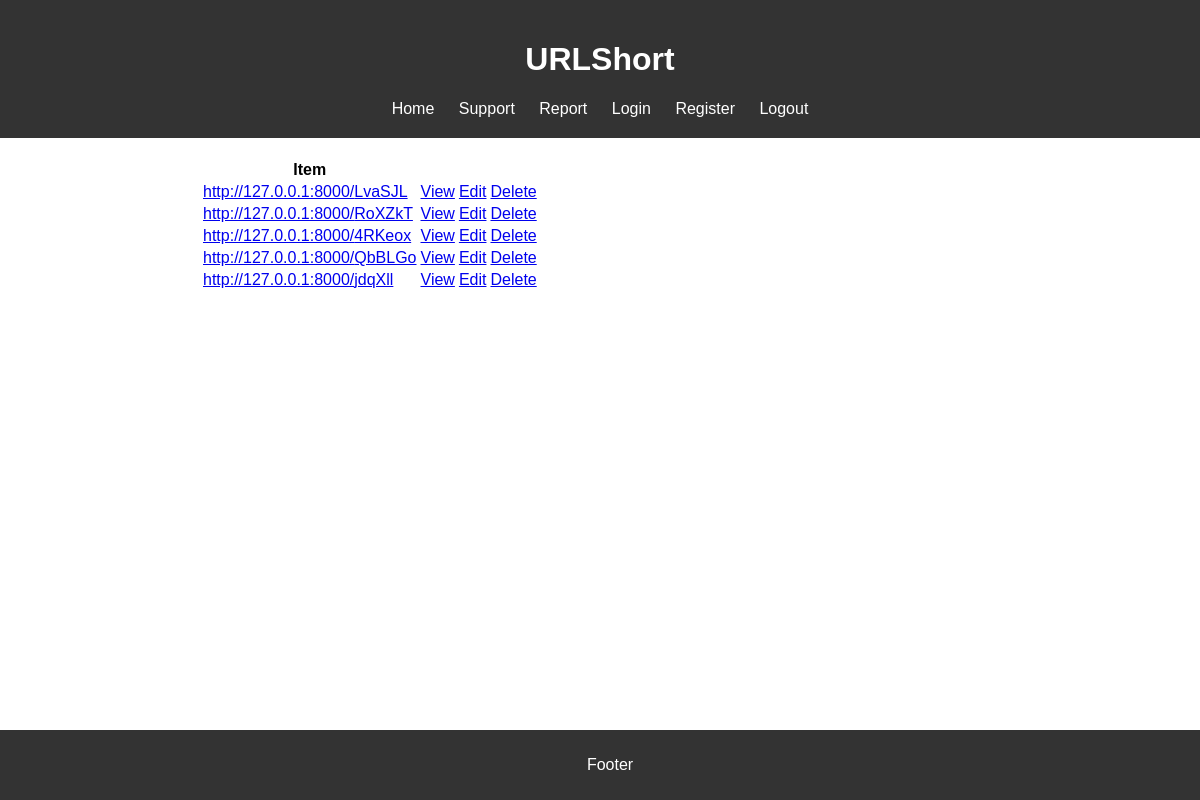
The app's page /urls (signed in), older data.
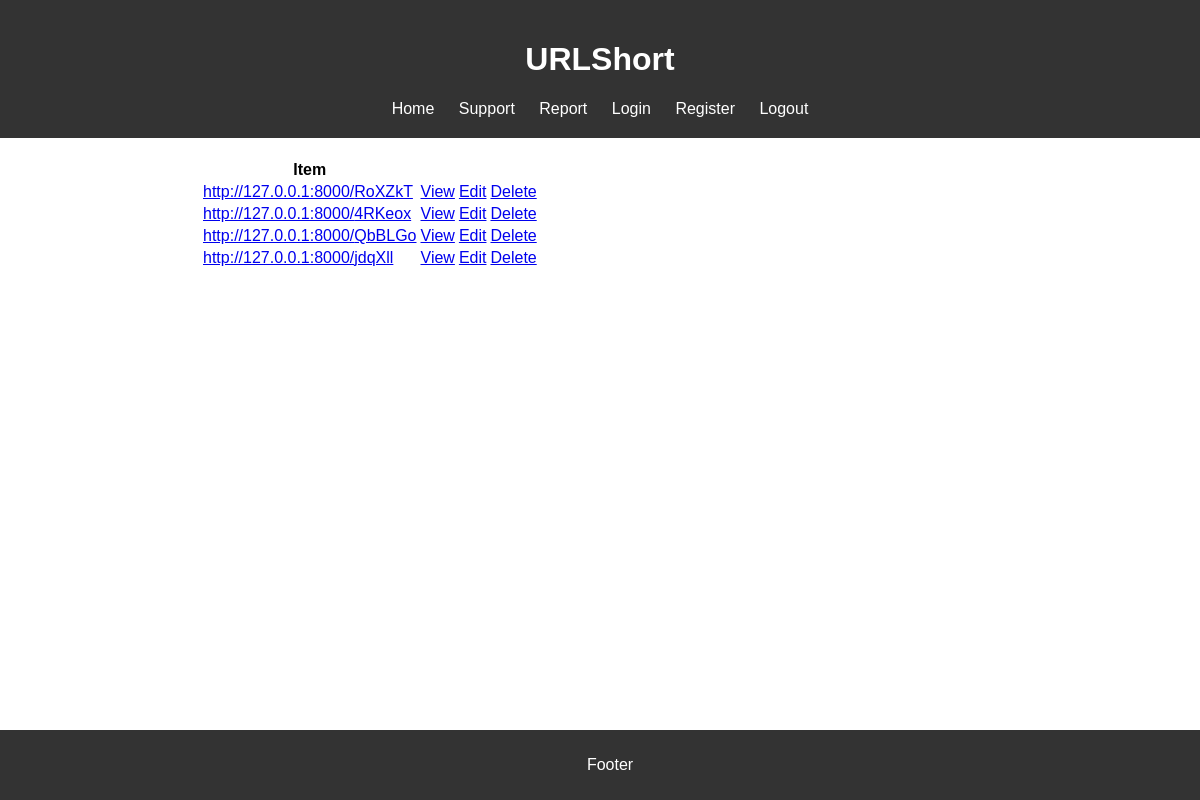
The same page, newer data.
### urlshortapp/models.py (models this page shows, shortened)
class Url(models.Model):
    user = models.ForeignKey(User, on_delete=models.CASCADE, null=True, blank=True)
    original_url = models.URLField()
    short_code = models.CharField(max_length=10, unique=True)
    created_at = models.DateTimeField(auto_now_add=True)
    click_count = models.PositiveIntegerField(default=0, blank=False, null=False)

### urlshortapp/views.py (the view)
# urls.py: path('urls', UrlListView.as_view(), name='urls'),
class UrlListView(LoginRequiredMixin, ListView):
    model = Url
    context_object_name = 'urls'

### urlshortapp/templates/urlshortapp/url_list.html
{% extends 'urlshortapp/base.html' %}
{% block content %}
    <table>
        <tr>
            <th>Item</th>
            <th></th>
            <th></th>
        </tr>
        {% for url in urls %}
            <tr>
                <td><a href="http://127.0.0.1:8000/{{ url.short_code }}">http://127.0.0.1:8000/{{ url.short_code }}</a>
                </td>
                <td><a href="{% url 'url' url.id %}">View</a></td>
                <td><a href="{% url 'url-update' url.id %}">Edit</a></td>
                <td><a href="{% url 'url-delete' url.id %}">Delete</a></td>
            </tr>
        {% empty %}
            <h3>No items in list</h3>
        {% endfor %}
    </table>
{% endblock %}

Row changes from the older to the newer data that the page shows:
removed Url: short_code "LvaSJL"
